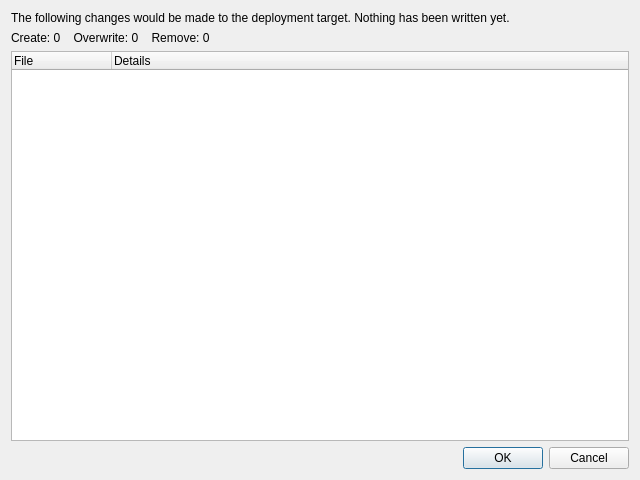
<?xml version="1.0" encoding="UTF-8"?>
<ui version="4.0">
 <class>DeployPreviewDialog</class>
 <widget class="QDialog" name="DeployPreviewDialog">
  <property name="geometry">
   <rect>
    <x>0</x>
    <y>0</y>
    <width>640</width>
    <height>480</height>
   </rect>
  </property>
  <property name="windowTitle">
   <string>Deployment Preview</string>
  </property>
  <layout class="QVBoxLayout" name="verticalLayout">
   <item>
    <widget class="QLabel" name="info_label">
     <property name="text">
      <string>The following changes would be made to the deployment target. Nothing has been written yet.</string>
     </property>
     <property name="wordWrap">
      <bool>true</bool>
     </property>
    </widget>
   </item>
   <item>
    <widget class="QLabel" name="summary_label">
     <property name="text">
      <string>Create: 0    Overwrite: 0    Remove: 0</string>
     </property>
    </widget>
   </item>
   <item>
    <widget class="QTreeWidget" name="change_tree">
     <property name="alternatingRowColors">
      <bool>true</bool>
     </property>
     <column>
      <property name="text">
       <string>File</string>
      </property>
     </column>
     <column>
      <property name="text">
       <string>Details</string>
      </property>
     </column>
    </widget>
   </item>
   <item>
    <widget class="QDialogButtonBox" name="buttonBox">
     <property name="orientation">
      <enum>Qt::Horizontal</enum>
     </property>
     <property name="standardButtons">
      <set>QDialogButtonBox::Cancel|QDialogButtonBox::Ok</set>
     </property>
    </widget>
   </item>
  </layout>
 </widget>
 <resources/>
 <connections>
  <connection>
   <sender>buttonBox</sender>
   <signal>accepted()</signal>
   <receiver>DeployPreviewDialog</receiver>
   <slot>accept()</slot>
   <hints>
    <hint type="sourcelabel">
     <x>248</x>
     <y>454</y>
    </hint>
    <hint type="destinationlabel">
     <x>157</x>
     <y>474</y>
    </hint>
   </hints>
  </connection>
  <connection>
   <sender>buttonBox</sender>
   <signal>rejected()</signal>
   <receiver>DeployPreviewDialog</receiver>
   <slot>reject()</slot>
   <hints>
    <hint type="sourcelabel">
     <x>316</x>
     <y>460</y>
    </hint>
    <hint type="destinationlabel">
     <x>286</x>
     <y>474</y>
    </hint>
   </hints>
  </connection>
 </connections>
</ui>
